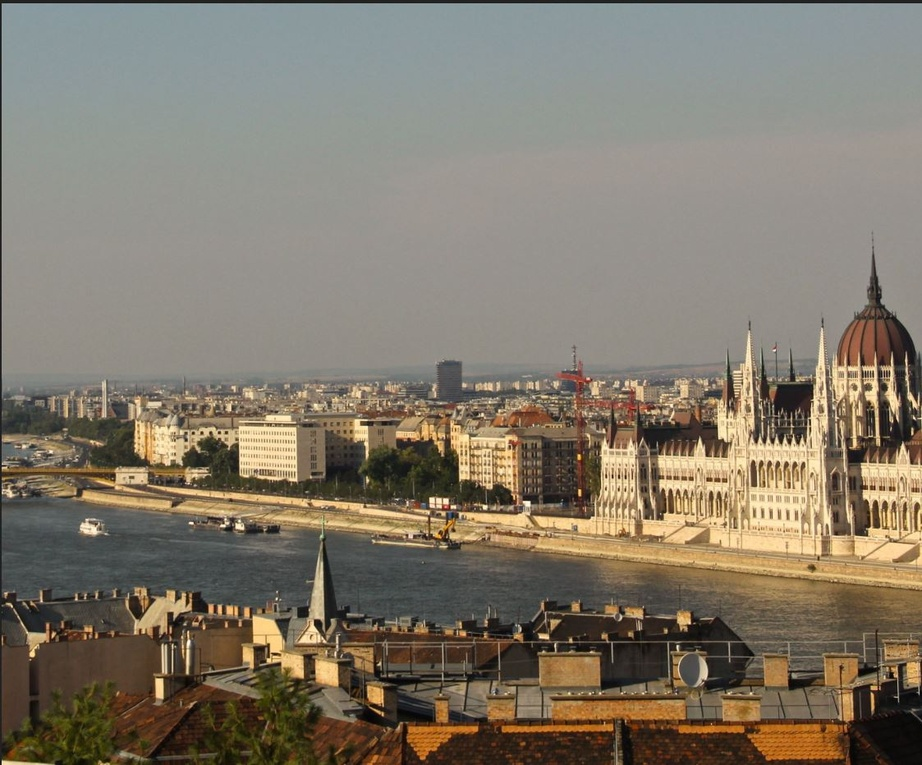
#> input picture b.jpg, 922 x 765 px, shrunk from 1123 x 932 before the run
$ python main.py
#> lines starting #> are read from the running program, lines starting #| are printed output that depends on the picture; after the words box and inside, x2 and y2 are one past the last pixel; in counts of white or black regions, pixels touching at a corner belong together; long printed decimals are rounded
### part1.py
import numpy as np
import cv2
from scipy.spatial.distance import cdist
import matplotlib.pyplot as plt
from sklearn import linear_model
from utilities import *


def ImStitch(filename_1, filename_2,type, error_threshold, distance_thresh, sample_size):
#> called with filename_1 = './b.jpg', filename_2 = './a.jpg', type = 'euc', error_threshold = 0.0025, distance_thresh = 0.01, sample_size = 10
    img_1 = cv2.imread(filename_1)
#> img_1 is the input picture: shape (765, 922, 3); mean B, G, R 106.9, 121, 129.5
    img_2 = cv2.imread(filename_2)
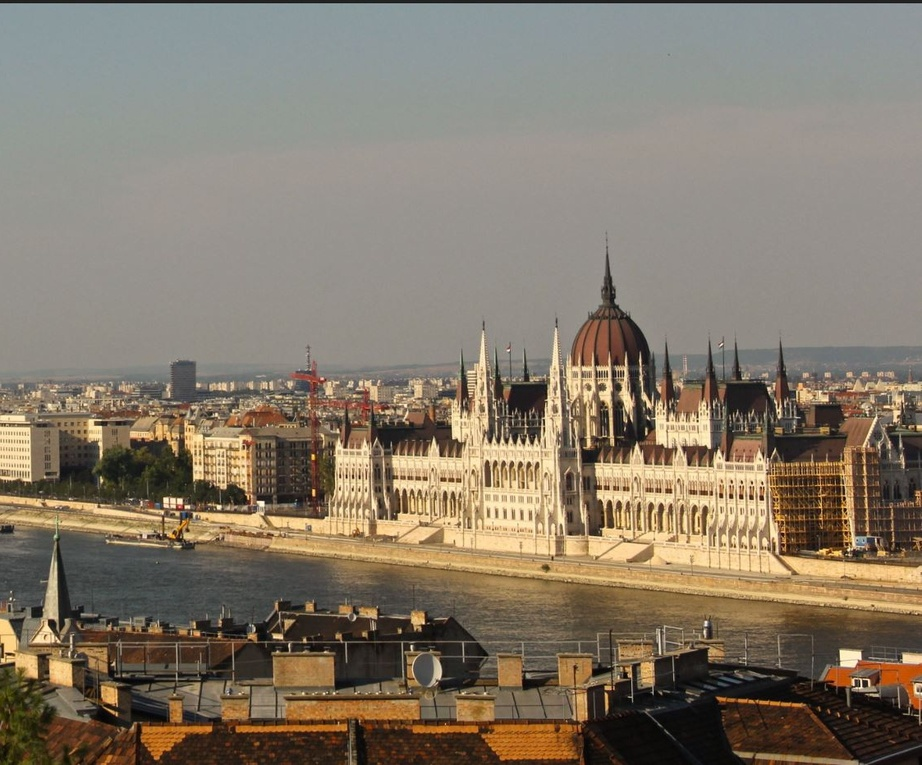
#> input picture a.jpg, 922 x 765 px, shrunk from 1123 x 932 before the run
#> img_2 is the input picture: shape (765, 922, 3); mean B, G, R 106.3, 121.5, 132.4

    ######################
    ## Extract Keypoints and Descriptors
    d1, d2, coords1, coords2 = get_sift(img_1,img_2)
    plot_matches(img_1,img_2,coords1,coords2, 'pre_threshold')

    #########################################################
    # Get Best Matches
    ## DO SENSITIVITY ANALYSIS ON DISTANCE TYPE
    index_1, index_2, distances = get_top_matches(d1,d2, distance_thresh,type)
    while len(index_1) > 5000:
        print("##############################################")
        print("REDUCING DISTANCE THRESHOLD TO ADJUST TO IMAGE")
        distance_thresh = distance_thresh*0.8
        print(distance_thresh)
        index_1, index_2, distances = get_top_matches(d1,d2, distance_thresh,type)

    ## Extract best matches
    coords1 = np.array(coords1)
    matches_1 = coords1[index_1]
    coords2 = np.array(coords2)
    matches_2 = coords2[index_2]

    plot_matches(img_1,img_2,matches_1,matches_2, 'pre_ransac')


    ############################
    ## RANSAC
    ############################
    # Number of iterations

    p = 0.99
    e = 0.05

    N = np.log(1 - p) / np.log(1-(1-e)**sample_size)
    N = int(N) + 5

    ###########################
    ## RANSAC ITERATIONS
    homogrogaphy_matrices, removal_matches, all_inliers, n_inliers, inlier_residual = run_RANSAC(N, matches_1, matches_2, sample_size, error_threshold)
    while np.max(n_inliers) > 800:
        print("##############################################")
        print("REDUCING ERROR THRSHOLD")
        error_threshold = error_threshold*0.85
        print(error_threshold)
        homogrogaphy_matrices, removal_matches, all_inliers, n_inliers, inlier_residual = run_RANSAC(N, matches_1, matches_2, sample_size, error_threshold)


    ######################
    ## Remove bad keypoints based on RANSAC RESULTS
    ######################
    outliers = removal_matches[np.argmax(n_inliers)].ravel()
    opt_matches_1 = np.asarray([i for j, i in enumerate(matches_1) if j not in outliers])
    opt_matches_2 = np.asarray([i for j, i in enumerate(matches_2) if j not in outliers])
    opt_H = homogrogaphy_matrices[np.argmax(n_inliers)]


    #########################################
    ## Solve for Homography Matrix using big matrices
    H = final_homography(opt_matches_1,opt_matches_2)


    ## Show Inliers on both images
    img_1 = cv2.imread(filename_1)
    img_2 = cv2.imread(filename_2)
    plot_matches(img_1,img_2,opt_matches_1,opt_matches_2, 'inliers')

    ## STITCH IMAGE
    img_1 = cv2.imread(filename_1)
    img_2 = cv2.imread(filename_2)
    res = get_stitched_image(img_2,img_1, H)

    ## GET ERROR VALUE
    X = np.matrix([opt_matches_1.T[0], opt_matches_2.T[1], np.ones(len(opt_matches_2))])
    Y_pred = np.dot(H,X)
    Y_pred = Y_pred[0:2].T
    Y_pred = Y_pred / np.linalg.norm(Y_pred)
    opt_matches_2 = opt_matches_2  / np.linalg.norm(opt_matches_2)
    distances = cdist(Y_pred, opt_matches_2,'euclidean')
    errors = distances.diagonal()

    print("__________________________________")
    print("Please see final image saved in working directory")
    #
    # img3 = cv2.drawMatches(img_1,coords1,img_2,coords2, np.array((opt_matches_1, opt_matches_2))
    # ,flags=2,outImg = img_1)
    return res

### utilities.py
import numpy as np
import cv2
from scipy.spatial.distance import cdist
import matplotlib.pyplot as plt
from sklearn import linear_model


## MAIN ransac function. Not iterative.
def RANSAC(matches_1, matches_2, s, error_threshold):

    ## Take random sample of matches
    sample_ind = np.random.randint(len(matches_1), size=(s,1))

    match_1_sample = matches_1[sample_ind]
    match_2_sample = matches_2[sample_ind]
    match_1_sample = np.asarray(match_1_sample)
    match_2_sample = np.asarray(match_2_sample)

    #########################################
    ## Solve for Homography Matrix using big matrices
    X = np.matrix([match_1_sample.T[0][0], match_1_sample.T[1][0], np.ones(s)])
    Y = np.matrix([match_2_sample.T[0][0], match_2_sample.T[1][0],np.ones(s)])

    ############################################
    #########################################
    ## CONSTRUCT MATRICES
    sum_x_sq = np.square(X[0]).sum()
    sum_x_y = np.multiply(X[0],X[1]).sum()
    sum_x = X[0].sum()
    sum_y_sq = np.square(X[1]).sum()
    sum_y = X[1].sum()

    a = np.array([
    [sum_x_sq, sum_x_y, sum_x, 0, 0, 0],
    [sum_x_y, sum_y_sq, sum_y, 0, 0, 0],
    [sum_x, sum_y, s, 0, 0, 0],
    [0, 0, 0,sum_x_sq, sum_x_y, sum_x],
    [0, 0, 0,sum_x_y, sum_y_sq, sum_y],
    [0, 0, 0,sum_x, sum_y, s]
    ])

    sum_u_x = np.multiply(Y[0],X[0]).sum()
    sum_u_y = np.multiply(Y[0],X[1]).sum()
    sum_u = Y[0].sum()
    sum_v_x = np.multiply(Y[1],X[0]).sum()
    sum_v_y = np.multiply(Y[1],X[1]).sum()
    sum_v = Y[1].sum()

    b = np.array([sum_u_x, sum_u_y,sum_u,sum_v_x,sum_v_y,sum_v])
    ############################################
    ############################################

    ## Calculate H matrix
    a_matrix = np.linalg.solve(a,b)
    H = np.array([
    [a_matrix[0],a_matrix[1],a_matrix[2]],
    [a_matrix[3],a_matrix[4],a_matrix[5]],
    [0,0,1]])

    ### take the new H matrix and predict image 2 points using img 1 points
    X = np.matrix([matches_1.T[0], matches_1.T[1], np.ones(len(matches_1))])
    Y_pred = np.dot(H,X)

    ############################
    # the squared distance
    # between the point coordinates in one image, and the transformed coordinates of
    # the matching points in the other image

    # filter inliers and outliers, return outlier indices and statistics
    ############################

    Y_pred = Y_pred[0:2].T
    Y_pred = Y_pred / np.linalg.norm(Y_pred)
    matches_2 = matches_2  / np.linalg.norm(matches_2)
    distances = cdist(Y_pred, matches_2,'euclidean')
    errors = distances.diagonal()
    inliers = np.where(errors<error_threshold)[0]
    outliers = np.where(errors>=error_threshold)[0]
    n_inliers = inliers.shape[0]
    n_outliers = outliers.shape[0]
    outlier_index = np.argwhere(errors>=error_threshold)
    inlier_residual = inliers.mean()

    # print("###")
    # print("Number of Inliers")
    # print(n_inliers)

    return H, outlier_index, inliers, outliers, inlier_residual


## Visually compare image 1 and 2
def plot_matches(img_1,img_2,matches_1,matches_2, name):

    for match in matches_1:
        cv2.circle(img_1,(int(match[0]),int(match[1])),10,(0,0,255),1)
    for match in matches_2:
        cv2.circle(img_2,(int(match[0]),int(match[1])),10,(0,0,255),1)
    cv2.imwrite('./match1_' + str(name) + '.png',img_1)
    cv2.imwrite('./match2_' + str(name) + '.png',img_2)


## Get descriptors and coordinates
def get_sift(img_1,img_2):
    # sift = cv2.xfeatures2d.SURF_create(400)
    # sift.setExtended(True)
    sift = cv2.xfeatures2d.SIFT_create()
    k1, d1 = sift.detectAndCompute(img_1, None)
#> k1 = 4620 keypoints; strongest (x, y, size): (485, 507, 3.3), (527, 503, 4.3), (191, 523, 2.3), (219, 433, 2.1)
    k2, d2 = sift.detectAndCompute(img_2, None)
#> k2 = 4814 keypoints; strongest (x, y, size): (849, 658, 13.2), (261, 503, 4.3), (219, 507, 3.3), (761, 498, 3)

    ## Normalize for 0 mean and unit std
    d1 = d1 / np.linalg.norm(d1)
    d2 = d2 / np.linalg.norm(d2)

    ## Extract coordinates of keypoints
    coords1 = []
    coords2 = []
    for i in range(len(k1)):
        coords1.append(k1[i].pt)
#> after the loop, coords1 = 4620 pairs, first value 3.03 to 919.1, second value 273.2 to 762
    for i in range(len(k2)):
        coords2.append(k2[i].pt)
#> after the loop, coords2 = 4814 pairs, first value 2.29 to 919.1, second value 273.7 to 761.5
#> the loop in plot_matches, `for match in matches_1:` made 4620 passes
#> match on passes 1 to 3: (3.03, 762), (3.03, 762), (3.2, 478.6)
#> after the loop in plot_matches, `for match in matches_1:`:
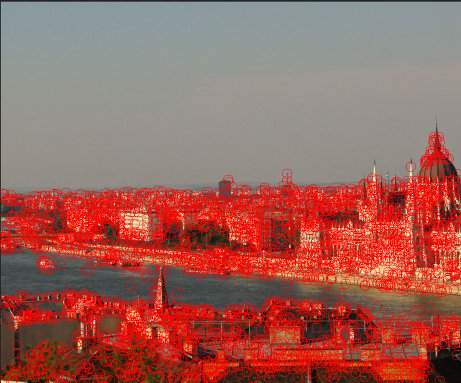
#> img_1: shape (765, 922, 3) (shown at 1/2 size); mean B, G, R 90.1, 98.3, 157
#> the loop in plot_matches, `for match in matches_2:` made 4814 passes
#> match on passes 1 to 3: (2.29, 516.7), (2.29, 516.7), (2.34, 393.9)
    return d1, d2, coords1, coords2

## Get closest matches based on distacne
def get_top_matches(desc_1, desc_2, threshold, type):

#> called with desc_1 = array of shape (4620, 128), desc_2 = array of shape (4814, 128), threshold = 0.01, type = 'euc'
    if type == 'euc':
        desc_1 = desc_1 / np.linalg.norm(desc_1)
        desc_2 = desc_2  / np.linalg.norm(desc_2)
        distances = cdist(desc_1, desc_2)
    if type == 'corr':
        distances = np.zeros((len(desc_1), len(desc_2)))
        for i in range(len(desc_1)):
            for j in range(len(desc_2)):
                distances[i][j] = np.correlate(desc_1[i], desc_2[j])
        distances = distances / distances.max()
        distances = 1 - distances

    index_1 = []
    index_2 = []
    for i in range(0,len(distances)):
        if distances[i].min() < threshold:
            index_1.append(i)
            index_2.append(distances[i].argmin())
#> after the loop, index_1 = 4537 values from 0 to 4619; index_2 = 4537 values, max 4805 at index 3804, min 0 at index 1052, mean 1941
#> in ImStitch, `index_1, index_2, distances = get_top_matches(d1,d2, distance_thresh,t..`: index_1 = 4537 values from 0 to 4619
#> after the loop in ImStitch, `while len(index_1) > 5000:`: distance_thresh = 0.01
#> in ImStitch, `matches_1 = coords1[index_1]`: matches_1 = 4537 pairs, first value 3.03 to 919.1, second value 273.2 to 762
#> in ImStitch, `matches_2 = coords2[index_2]`: matches_2 = 4537 pairs, first value 2.29 to 917, second value 273.7 to 761.5
#> the loop in plot_matches (call 2), `for match in matches_1:` made 4537 passes
#> the loop in plot_matches (call 2), `for match in matches_2:` made 4537 passes
#> match on passes 1 to 3: [421.9, 421.8], [340.7, 606.5], [639, 687]

    return index_1, index_2, distances

## Run RANSAC iterations
def run_RANSAC(N, matches_1, matches_2, sample_size, error_threshold):
#> called with N = 10, matches_1 = array of shape (4537, 2), matches_2 = array of shape (4537, 2), sample_size = 10, error_threshold = 0.0025
    removal_matches = []
    all_inliers = []
    homogrogaphy_matrices = []
    n_inliers = []
    for n in range(N):
        H, outlier_index, inliers, outliers, inlier_residual = RANSAC(matches_1, matches_2, sample_size, error_threshold)
        homogrogaphy_matrices.append(H)
        removal_matches.append(outlier_index)
        all_inliers.append(inliers)
        n_inliers.append(len(inliers))
#> this loop made 10 passes
#> (sample_ind in RANSAC, sum_x_sq in RANSAC, sum_x_y in RANSAC, sum_x in RANSAC, sum_y_sq in RANSAC, sum_y in RANSAC, sum_u_x in RANSAC, sum_u_y in RANSAC) on passes 1 to 3: ([2732, 2607, 1653, 3264, 1033, 4373, 3468, 705, 2599, 2135], 3257841.9, 3098984.6, 5340.1, 3606150.4, 5911.4, 1985393.7, 2053690.3), ([2222, 2897, 1701, 537, 2893, 2163, 2046, 1871, 2496, 99], 2109141.9, 2426923.7, 4232.3, 3586211.4, 5833.1, 1186492.5, 1540401.9), ([2008, 755, 797, 659, 3219, 423, 3337, 2745, 544, 714], 1721509.2, 1842111.2, 3532.9, 2797414.3, 5187, 1317335.9, 1971096.8)
#> after the loop, all_inliers = 10 items; homogrogaphy_matrices = 10 items; n_inliers = [1057, 1013, 1044, 770, 984, 1420, 3077, 1112, 1004, 1330]; removal_matches = 10 items
    print("Optimal Inlier count:")
    print(np.max(n_inliers))
#| 3077
    print("Average Inlier Residual:")
    inlier_residual = np.mean(all_inliers[np.argmax(n_inliers)])
#> inlier_residual = 2796.4
    print(inlier_residual)
#| 2796.416
    print("Number of Outliers:")
    n_outlier = len(matches_1) - np.max(n_inliers)
#> n_outlier = 1460
    print(n_outlier)
#| 1460
#> in ImStitch, `homogrogaphy_matrices, removal_matches, all_inliers, n_inliers, inlier..`: homogrogaphy_matrices = 10 items; inlier_residual = 2796.4
#> the loop in ImStitch, `while np.max(n_inliers) > 800:` made 6 passes
#> error_threshold on pass 1: 0.00213
#> (printed output is left out)
#> pass 1, in RANSAC (call 14), `distances = cdist(Y_pred, matches_2,'euclidean')`:
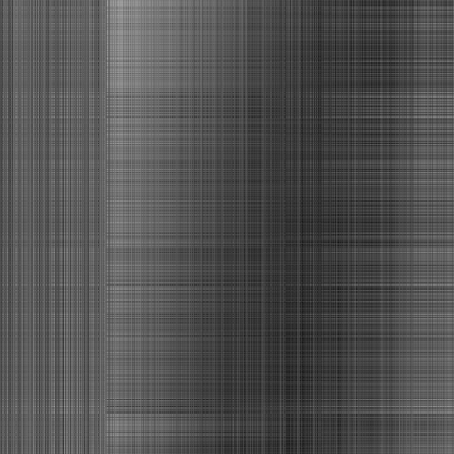
#> distances: shape (4537, 4537) float64 (shown at 1/10 size); min 1.47e-06, max 0.017, mean 0.00542; drawn with min black and max white
#> call 3 of plot_matches, with matches_1 = array of shape (711, 2), matches_2 = array of shape (711, 2), name = 'inliers'
#> the loop in plot_matches (call 3), `for match in matches_1:` made 711 passes
#> match on passes 1 to 3: [268.6, 660.6], [269.1, 477.8], [271.5, 650.5]
#> after the loop in plot_matches (call 3), `for match in matches_1:`:
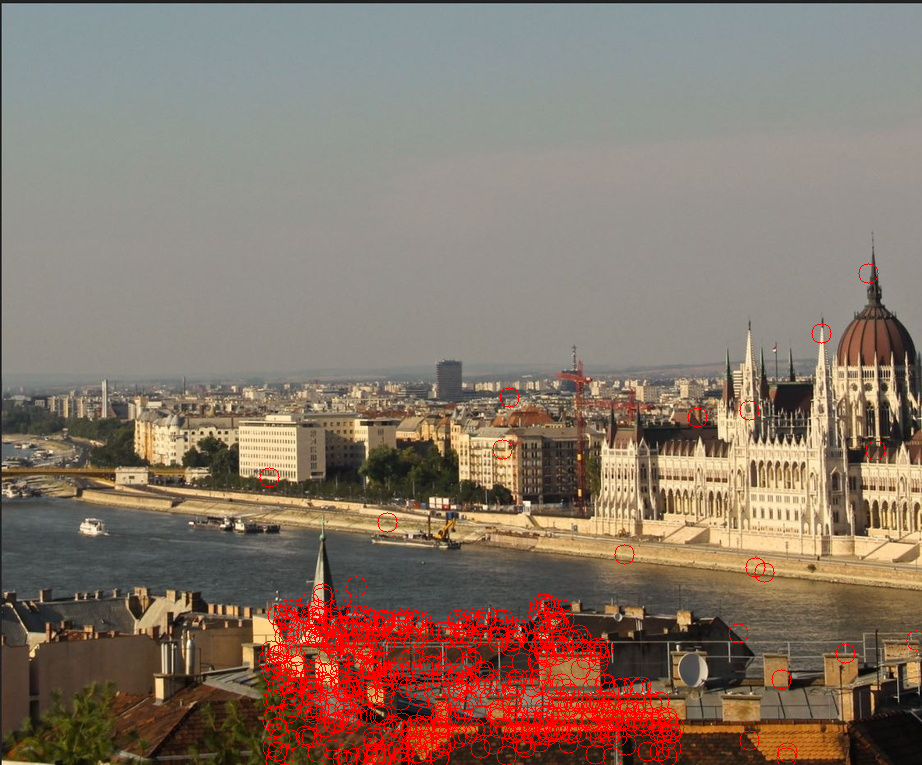
#> img_1: shape (765, 922, 3); 3.71% of pixels changed, all inside (x1, y1, x2, y2) = (258, 263, 922, 765)
#> the loop in plot_matches (call 3), `for match in matches_2:` made 711 passes
#> match on passes 1 to 3: [2.93, 660.6], [20.96, 500.4], [5.54, 650.5]
#> after the loop in plot_matches (call 3), `for match in matches_2:`:
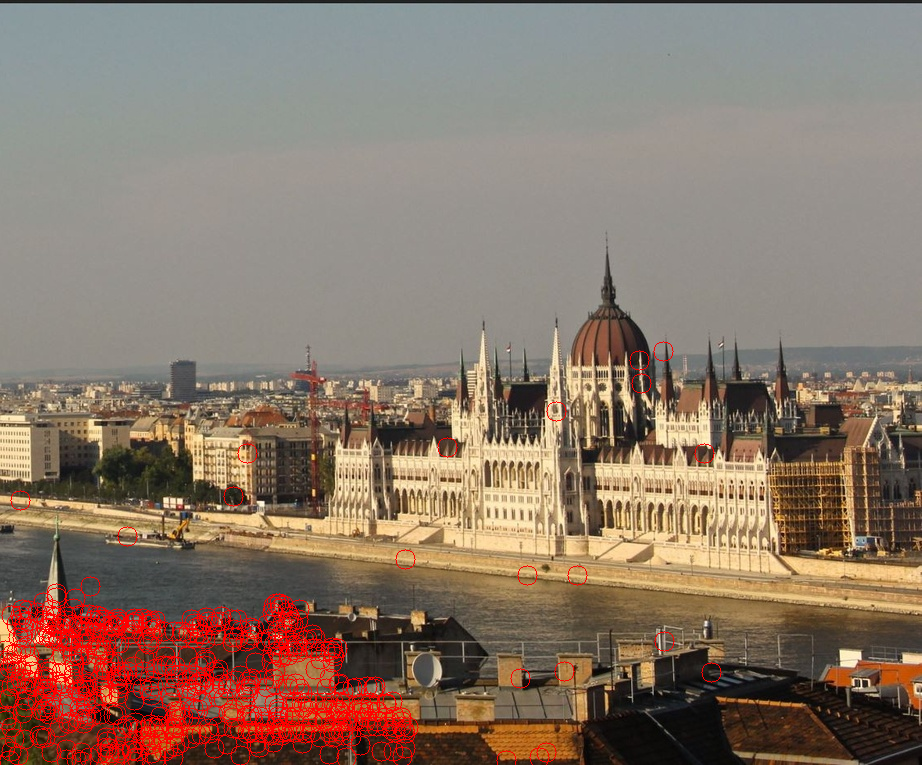
#> img_2: shape (765, 922, 3); 3.63% of pixels changed, all inside (x1, y1, x2, y2) = (0, 341, 722, 765)

    return homogrogaphy_matrices, removal_matches, all_inliers, n_inliers, inlier_residual

## Calculate the final H matrix
def final_homography(opt_matches_1,opt_matches_2):
    X = np.matrix([opt_matches_1.T[0], opt_matches_1.T[1], np.ones(len(opt_matches_1))])
    Y = np.matrix([opt_matches_2.T[0], opt_matches_2.T[1],np.ones(len(opt_matches_1))])

    ############################################
    #########################################
    ## CONSTRUCT MATRICES
    sum_x_sq = np.square(X[0]).sum()
    sum_x_y = np.multiply(X[0],X[1]).sum()
    sum_x = X[0].sum()
    sum_y_sq = np.square(X[1]).sum()
    sum_y = X[1].sum()

    a = np.array([
    [sum_x_sq, sum_x_y, sum_x, 0, 0, 0],
    [sum_x_y, sum_y_sq, sum_y, 0, 0, 0],
    [sum_x, sum_y, len(opt_matches_1), 0, 0, 0],
    [0, 0, 0,sum_x_sq, sum_x_y, sum_x],
    [0, 0, 0,sum_x_y, sum_y_sq, sum_y],
    [0, 0, 0,sum_x, sum_y, len(opt_matches_1)]
    ])

    sum_u_x = np.multiply(Y[0],X[0]).sum()
    sum_u_y = np.multiply(Y[0],X[1]).sum()
    sum_u = Y[0].sum()
    sum_v_x = np.multiply(Y[1],X[0]).sum()
    sum_v_y = np.multiply(Y[1],X[1]).sum()
    sum_v = Y[1].sum()

    b = np.array([sum_u_x, sum_u_y,sum_u,sum_v_x,sum_v_y,sum_v])
    ############################################
    ############################################

    ## Calculate H matrix
    a_matrix = np.linalg.solve(a,b)
    H = np.array([
    [a_matrix[0],a_matrix[1],a_matrix[2]],
    [a_matrix[3],a_matrix[4],a_matrix[5]],
    [0,0,1]])

    return H

######################################
## NOTE THIS FUNCTION IS CURTEST OF
## https://github.com/pavanpn/Image-Stitching/blob/master/stitch_images.py
## Taken as alternative to matlabs warp and transform functions
def get_stitched_image(img1, img2, M):

    # Get width and height of input images
    w1,h1 = img1.shape[:2]
    w2,h2 = img2.shape[:2]

    # Get the canvas dimesions
    img1_dims = np.float32([ [0,0], [0,w1], [h1, w1], [h1,0] ]).reshape(-1,1,2)
    img2_dims_temp = np.float32([ [0,0], [0,w2], [h2, w2], [h2,0] ]).reshape(-1,1,2)


    # Get relative perspective of second image
    img2_dims = cv2.perspectiveTransform(img2_dims_temp, M)

    # Resulting dimensions
    result_dims = np.concatenate( (img1_dims, img2_dims), axis = 0)

    # Getting images together
    # Calculate dimensions of match points
    [x_min, y_min] = np.int32(result_dims.min(axis=0).ravel() - 0.5)
    [x_max, y_max] = np.int32(result_dims.max(axis=0).ravel() + 0.5)

    # Create output array after affine transformation
    transform_dist = [-x_min,-y_min]
    transform_array = np.array([[1, 0, transform_dist[0]],
    							[0, 1, transform_dist[1]],
    							[0,0,1]])

    # Warp images to get the resulting image
    result_img = cv2.warpPerspective(img2, transform_array.dot(M),(x_max-x_min, y_max-y_min))
    result_img[transform_dist[1]:w1+transform_dist[1],transform_dist[0]:h1+transform_dist[0]] = img1
    cv2.imwrite('./result.png', result_img)
    # Return the result
    return result_img

### main.py
################
# main file
import cv2
from part1 import *
import matplotlib.pyplot as plt

#########################
## These parameters are relatively large, as the code reduces them to adjust to image
type = 'euc'
error_threshold = 0.0025
distance_thresh = 0.01
sample_size = 10

#######################
## READ IMAGES
## PLease insert path to left and right image in that order
LEFT_IMAGE = './b.jpg'
RIGHT_IMAGE = './a.jpg'


output_image = ImStitch(LEFT_IMAGE, RIGHT_IMAGE, type, error_threshold, distance_thresh, sample_size)
#> in ImStitch, `distances = cdist(Y_pred, opt_matches_2,'euclidean')`:
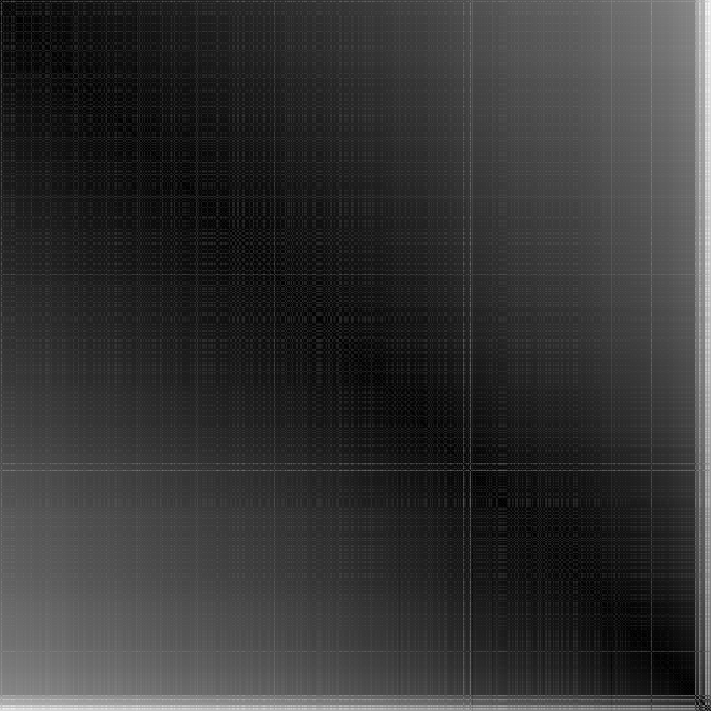
#> distances: shape (711, 711) float64; min 4.33e-06, max 0.0407, mean 0.00838; drawn with min black and max white
plt.imshow(cv2.cvtColor(output_image, cv2.COLOR_BGR2RGB))
plt.ion()
plt.show()
